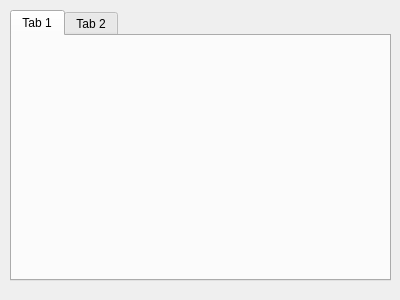
<?xml version="1.0" encoding="UTF-8"?>
<ui version="4.0">
 <class>Form</class>
 <widget class="QWidget" name="Form">
  <property name="geometry">
   <rect>
    <x>0</x>
    <y>0</y>
    <width>400</width>
    <height>300</height>
   </rect>
  </property>
  <property name="windowTitle">
   <string>Form</string>
  </property>
  <widget class="QTabWidget" name="tabWidget">
   <property name="geometry">
    <rect>
     <x>10</x>
     <y>10</y>
     <width>381</width>
     <height>271</height>
    </rect>
   </property>
   <property name="currentIndex">
    <number>0</number>
   </property>
   <widget class="QWidget" name="tab">
    <attribute name="title">
     <string>Tab 1</string>
    </attribute>
   </widget>
   <widget class="QWidget" name="tab_2">
    <attribute name="title">
     <string>Tab 2</string>
    </attribute>
   </widget>
  </widget>
 </widget>
 <resources/>
 <connections/>
</ui>
